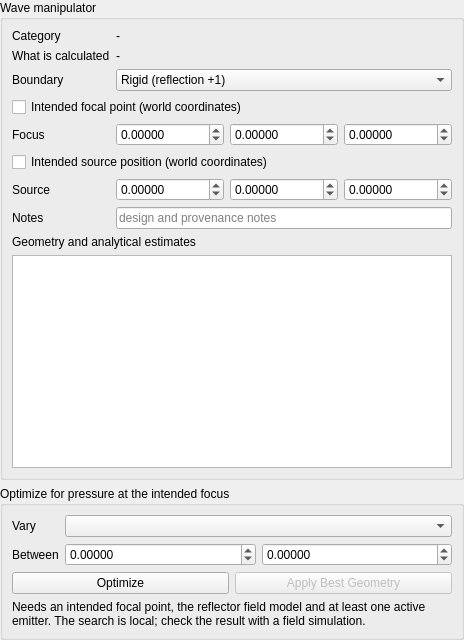
<?xml version="1.0" encoding="UTF-8"?>
<ui version="4.0">
 <class>ManipulatorEditor</class>
 <widget class="QWidget" name="ManipulatorEditor">
  <property name="geometry"><rect><x>0</x><y>0</y><width>360</width><height>640</height></rect></property>
  <layout class="QVBoxLayout" name="outerLayout"><property name="leftMargin"><number>0</number></property><property name="topMargin"><number>0</number></property><property name="rightMargin"><number>0</number></property><property name="bottomMargin"><number>0</number></property><item><widget class="QGroupBox" name="manipulatorGroup"><property name="title"><string>Wave manipulator</string></property><layout class="QVBoxLayout" name="groupLayout"><item><layout class="QFormLayout" name="manipulatorForm"><item row="0" column="0"><widget class="QLabel" name="rowLabel0"><property name="text"><string>Category</string></property></widget></item><item row="0" column="1"><widget class="QLabel" name="categoryValue"><property name="text"><string>-</string></property></widget></item><item row="1" column="0"><widget class="QLabel" name="rowLabel1"><property name="text"><string>What is calculated</string></property></widget></item><item row="1" column="1"><widget class="QLabel" name="supportValue"><property name="text"><string>-</string></property><property name="wordWrap"><bool>true</bool></property></widget></item><item row="2" column="0"><widget class="QLabel" name="rowLabel2"><property name="text"><string>Boundary</string></property></widget></item><item row="2" column="1"><widget class="QComboBox" name="boundaryCombo"><item><property name="text"><string>Rigid (reflection +1)</string></property></item><item><property name="text"><string>Pressure release (reflection -1)</string></property></item><item><property name="text"><string>Impedance of the assigned material</string></property></item><item><property name="text"><string>Absorbing (no reflection)</string></property></item></widget></item><item row="3" column="0" colspan="2"><widget class="QCheckBox" name="focusCheck"><property name="text"><string>Intended focal point (world coordinates)</string></property></widget></item><item row="4" column="0"><widget class="QLabel" name="rowLabel4"><property name="text"><string>Focus</string></property></widget></item><item row="4" column="1"><layout class="QHBoxLayout" name="focusLayout"><item><widget class="QDoubleSpinBox" name="focusX"><property name="keyboardTracking"><bool>false</bool></property><property name="decimals"><number>5</number></property><property name="minimum"><double>-1000000</double></property><property name="maximum"><double>1000000</double></property><property name="singleStep"><double>0.01</double></property></widget></item><item><widget class="QDoubleSpinBox" name="focusY"><property name="keyboardTracking"><bool>false</bool></property><property name="decimals"><number>5</number></property><property name="minimum"><double>-1000000</double></property><property name="maximum"><double>1000000</double></property><property name="singleStep"><double>0.01</double></property></widget></item><item><widget class="QDoubleSpinBox" name="focusZ"><property name="keyboardTracking"><bool>false</bool></property><property name="decimals"><number>5</number></property><property name="minimum"><double>-1000000</double></property><property name="maximum"><double>1000000</double></property><property name="singleStep"><double>0.01</double></property></widget></item></layout></item><item row="5" column="0" colspan="2"><widget class="QCheckBox" name="sourceCheck"><property name="text"><string>Intended source position (world coordinates)</string></property></widget></item><item row="6" column="0"><widget class="QLabel" name="rowLabel6"><property name="text"><string>Source</string></property></widget></item><item row="6" column="1"><layout class="QHBoxLayout" name="sourceLayout"><item><widget class="QDoubleSpinBox" name="sourceX"><property name="keyboardTracking"><bool>false</bool></property><property name="decimals"><number>5</number></property><property name="minimum"><double>-1000000</double></property><property name="maximum"><double>1000000</double></property><property name="singleStep"><double>0.01</double></property></widget></item><item><widget class="QDoubleSpinBox" name="sourceY"><property name="keyboardTracking"><bool>false</bool></property><property name="decimals"><number>5</number></property><property name="minimum"><double>-1000000</double></property><property name="maximum"><double>1000000</double></property><property name="singleStep"><double>0.01</double></property></widget></item><item><widget class="QDoubleSpinBox" name="sourceZ"><property name="keyboardTracking"><bool>false</bool></property><property name="decimals"><number>5</number></property><property name="minimum"><double>-1000000</double></property><property name="maximum"><double>1000000</double></property><property name="singleStep"><double>0.01</double></property></widget></item></layout></item><item row="7" column="0"><widget class="QLabel" name="rowLabel7"><property name="text"><string>Notes</string></property></widget></item><item row="7" column="1"><widget class="QLineEdit" name="notesEdit"><property name="placeholderText"><string>design and provenance notes</string></property></widget></item></layout></item><item><widget class="QLabel" name="estimatesLabel"><property name="text"><string>Geometry and analytical estimates</string></property></widget></item><item><widget class="QPlainTextEdit" name="estimatesText"><property name="readOnly"><bool>true</bool></property><property name="minimumSize"><size><width>0</width><height>150</height></size></property></widget></item></layout></widget></item><item><widget class="QGroupBox" name="optimizeGroup"><property name="title"><string>Optimize for pressure at the intended focus</string></property><layout class="QFormLayout" name="optimizeForm"><item row="0" column="0"><widget class="QLabel" name="optimizeParameterLabel"><property name="text"><string>Vary</string></property></widget></item><item row="0" column="1"><widget class="QComboBox" name="optimizeParameterCombo"/></item><item row="1" column="0"><widget class="QLabel" name="optimizeRangeLabel"><property name="text"><string>Between</string></property></widget></item><item row="1" column="1"><layout class="QHBoxLayout" name="optimizeRangeLayout"><item><widget class="QDoubleSpinBox" name="optimizeLower"><property name="keyboardTracking"><bool>false</bool></property><property name="decimals"><number>5</number></property><property name="minimum"><double>-1000000</double></property><property name="maximum"><double>1000000</double></property><property name="singleStep"><double>0.01</double></property></widget></item><item><widget class="QDoubleSpinBox" name="optimizeUpper"><property name="keyboardTracking"><bool>false</bool></property><property name="decimals"><number>5</number></property><property name="minimum"><double>-1000000</double></property><property name="maximum"><double>1000000</double></property><property name="singleStep"><double>0.01</double></property></widget></item></layout></item><item row="2" column="0" colspan="2"><layout class="QHBoxLayout" name="optimizeButtons"><item><widget class="QPushButton" name="optimizeButton"><property name="text"><string>Optimize</string></property></widget></item><item><widget class="QPushButton" name="applyBestButton"><property name="enabled"><bool>false</bool></property><property name="text"><string>Apply Best Geometry</string></property></widget></item></layout></item><item row="3" column="0" colspan="2"><widget class="QLabel" name="optimizeResult"><property name="text"><string>Needs an intended focal point, the reflector field model and at least one active emitter. The search is local; check the result with a field simulation.</string></property><property name="wordWrap"><bool>true</bool></property></widget></item></layout></widget></item></layout>
 </widget>
 <resources/>
 <connections/>
</ui>
